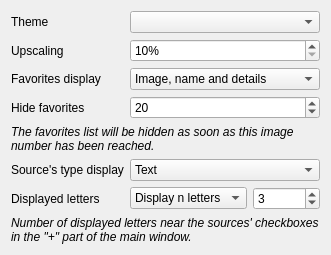
      <widget class="QWidget" name="pageInterface">
       <layout class="QFormLayout" name="formLayout_7">
        <property name="fieldGrowthPolicy">
         <enum>QFormLayout::AllNonFixedFieldsGrow</enum>
        </property>
        <item row="0" column="0">
         <widget class="QLabel" name="labelTheme">
          <property name="text">
           <string>Theme</string>
          </property>
         </widget>
        </item>
        <item row="0" column="1">
         <widget class="QComboBox" name="comboTheme"/>
        </item>
        <item row="1" column="0">
         <widget class="QLabel" name="labelThumbnailUpscale">
          <property name="text">
           <string>Upscaling</string>
          </property>
         </widget>
        </item>
        <item row="1" column="1">
         <widget class="QSpinBox" name="spinThumbnailUpscale">
          <property name="suffix">
           <string>%</string>
          </property>
          <property name="minimum">
           <number>10</number>
          </property>
          <property name="maximum">
           <number>1000</number>
          </property>
         </widget>
        </item>
        <item row="2" column="0">
         <widget class="QLabel" name="label_26">
          <property name="text">
           <string>Favorites display</string>
          </property>
         </widget>
        </item>
        <item row="2" column="1">
         <widget class="QComboBox" name="comboFavoritesDisplay">
          <item>
           <property name="text">
            <string>Image, name and details</string>
           </property>
          </item>
          <item>
           <property name="text">
            <string>Image and name</string>
           </property>
          </item>
          <item>
           <property name="text">
            <string>Image and details</string>
           </property>
          </item>
          <item>
           <property name="text">
            <string>Name and details</string>
           </property>
          </item>
          <item>
           <property name="text">
            <string>Image only</string>
           </property>
          </item>
          <item>
           <property name="text">
            <string>Name only</string>
           </property>
          </item>
          <item>
           <property name="text">
            <string>Details only</string>
           </property>
          </item>
         </widget>
        </item>
        <item row="3" column="0">
         <widget class="QLabel" name="label_39">
          <property name="text">
           <string>Hide favorites</string>
          </property>
         </widget>
        </item>
        <item row="3" column="1">
         <widget class="QSpinBox" name="spinHideFavorites">
          <property name="maximum">
           <number>1000</number>
          </property>
          <property name="value">
           <number>20</number>
          </property>
         </widget>
        </item>
        <item row="4" column="0" colspan="2">
         <widget class="QLabel" name="label_40">
          <property name="text">
           <string>&lt;i&gt;The favorites list will be hidden as soon as this image number has been reached.&lt;/i&gt;</string>
          </property>
          <property name="wordWrap">
           <bool>true</bool>
          </property>
         </widget>
        </item>
        <item row="5" column="0">
         <widget class="QLabel" name="label_41">
          <property name="text">
           <string>Source's type display</string>
          </property>
         </widget>
        </item>
        <item row="5" column="1">
         <widget class="QComboBox" name="comboSources">
          <item>
           <property name="text">
            <string>Text</string>
           </property>
          </item>
          <item>
           <property name="text">
            <string>Image</string>
           </property>
          </item>
          <item>
           <property name="text">
            <string>Image and text</string>
           </property>
          </item>
          <item>
           <property name="text">
            <string>Don't show</string>
           </property>
          </item>
         </widget>
        </item>
        <item row="6" column="0">
         <widget class="QLabel" name="label_42">
          <property name="text">
           <string>Displayed letters</string>
          </property>
         </widget>
        </item>
        <item row="6" column="1">
         <layout class="QHBoxLayout" name="horizontalLayout_9">
          <item>
           <widget class="QComboBox" name="comboSourcesLetters">
            <item>
             <property name="text">
              <string>Display n letters</string>
             </property>
            </item>
            <item>
             <property name="text">
              <string>Before first dot</string>
             </property>
            </item>
            <item>
             <property name="text">
              <string>Before last dot</string>
             </property>
            </item>
           </widget>
          </item>
          <item>
           <widget class="QSpinBox" name="spinSourcesLetters">
            <property name="minimum">
             <number>0</number>
            </property>
            <property name="maximum">
             <number>1000000</number>
            </property>
            <property name="value">
             <number>3</number>
            </property>
           </widget>
          </item>
         </layout>
        </item>
        <item row="7" column="0" colspan="2">
         <widget class="QLabel" name="label_43">
          <property name="text">
           <string>&lt;i&gt;Number of displayed letters near the sources' checkboxes in the &quot;+&quot; part of the main window.&lt;/i&gt;</string>
          </property>
          <property name="wordWrap">
           <bool>true</bool>
          </property>
         </widget>
        </item>
       </layout>
      </widget>
